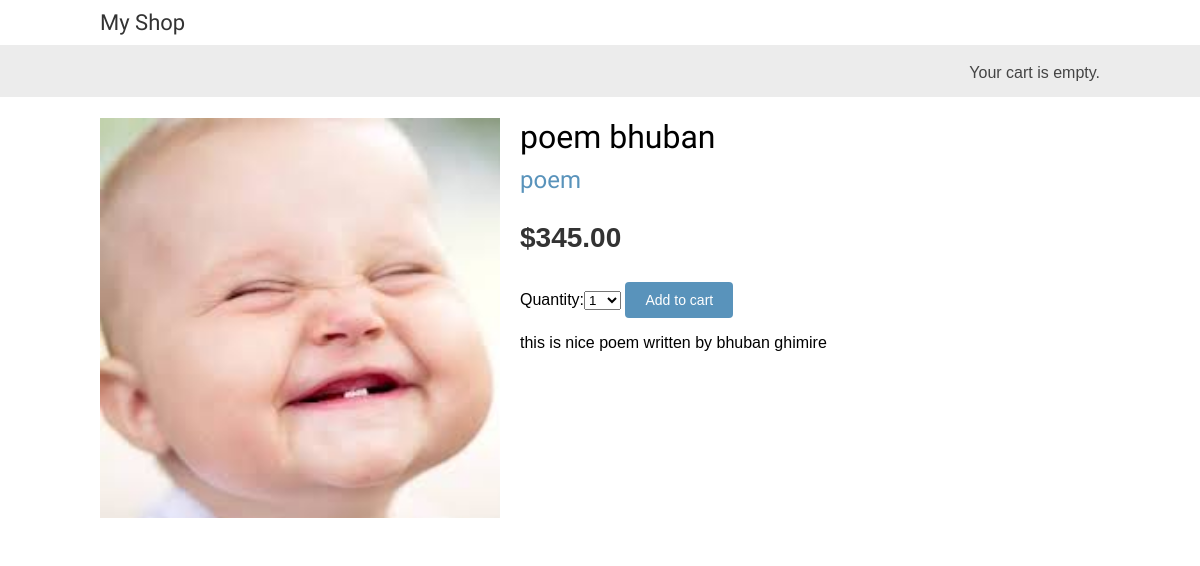
Screenshot of /6/poem-bhuban with the database file from the repository.
### shop/models.py (models this page shows, shortened)
class Product(models.Model):
    category = models.ForeignKey(Category,related_name='products',on_delete=models.CASCADE)
    name = models.CharField(max_length=200, db_index=True)
    slug = models.SlugField(max_length=200, db_index=True)
    image = models.ImageField(upload_to='products/',blank=True)
    description = models.TextField(blank=True)
    price = models.DecimalField(max_digits=10, decimal_places=2)
    available = models.BooleanField(default=True)
    created = models.DateTimeField(auto_now_add=True)
    updated = models.DateTimeField(auto_now=True)

class Category(models.Model):
    name = models.CharField(max_length=200)
    slug = models.SlugField(max_length=200)
    def __str__(self):
        return self.name
    def get_absolute_url(self):
        return reverse('shop:product_list_by_category',args=[self.slug])

### shop/views.py (the view)
# urls.py: path('<int:id>/<slug:slug>',product_detail,name='product_detail')
def product_detail(request,id,slug):
    product = get_object_or_404(Product, slug=slug,id=id,available=True)
    cart_product_form = CartAddProductForm()
    return render(request,'shop/product/detail.html',{'product':product,'cart_product_form': cart_product_form})

### cart/forms.py
class CartAddProductForm(forms.Form):
    quantity = forms.TypedChoiceField(
                        choices=PRODUCT_QUANTITY_CHOICE,
                        coerce=int,
                        )
    override = forms.BooleanField(initial=False,required=False,widget=forms.HiddenInput)

### cart/cart.py (called while the page is built)
    def __len__(self):
        return sum(item['quantity'] for item in self.cart.values())

### cart/context_processors.py (called while the page is built)
def cart(request):
    return {'cart':Cart(request)}

### shop/templates/shop/product/detail.html (shortened to what this page needs)
{% extends "shop/base.html" %}
{% load static %}
{% block content %}
    <div class="product-detail">
        <img src="{% if product.image %} {{product.image.url}} {% else %} {% static 'img/no_image.jpeg' %} {% endif %}" alt="">
        <h1>{{product.name}}</h1>
        <h2>
            <a href="{{ product.category.get_absolute_url }}">{{product.category}}</a>
        </h2>
        <p class="price">${{product.price}}</p>
        <form action="{% url 'cart:cart_add' product.id %}" method="post">
            {{ cart_product_form }}
            <input type="submit" value="Add to cart">
        </form>
        {{product.description|linebreaks}}
    </div>
{% endblock content %}

### shop/static/css/base.css (style rules this page uses)
body { margin:0; padding:0; font-family:helvetica, sans-serif; }
h1, h2, h3, h4, h5 , h6 { font-family: 'Ubuntu', sans-serif; font-weight:normal; }
a { text-decoration:none; color:#5993bb; }
a.button, input[type="submit"] { color:#fff; background:#5993bb; border-radius:4px; padding:10px 20px; font-size:14px; border:0; }
.product-detail { text-align:justify; }
.product-detail .price { color:#333; font-size:28px; font-weight:bold; }
.product-detail img { width:40%; float:left; padding:0 20px 20px 0; }
.product-detail h1 { margin-bottom:0; }
.product-detail h2 { margin-top:10px; }

### rows the page displays
Product: name "poem bhuban", category "poem", price "345.00", description "this is nice poem written by bhuban ghimire"
